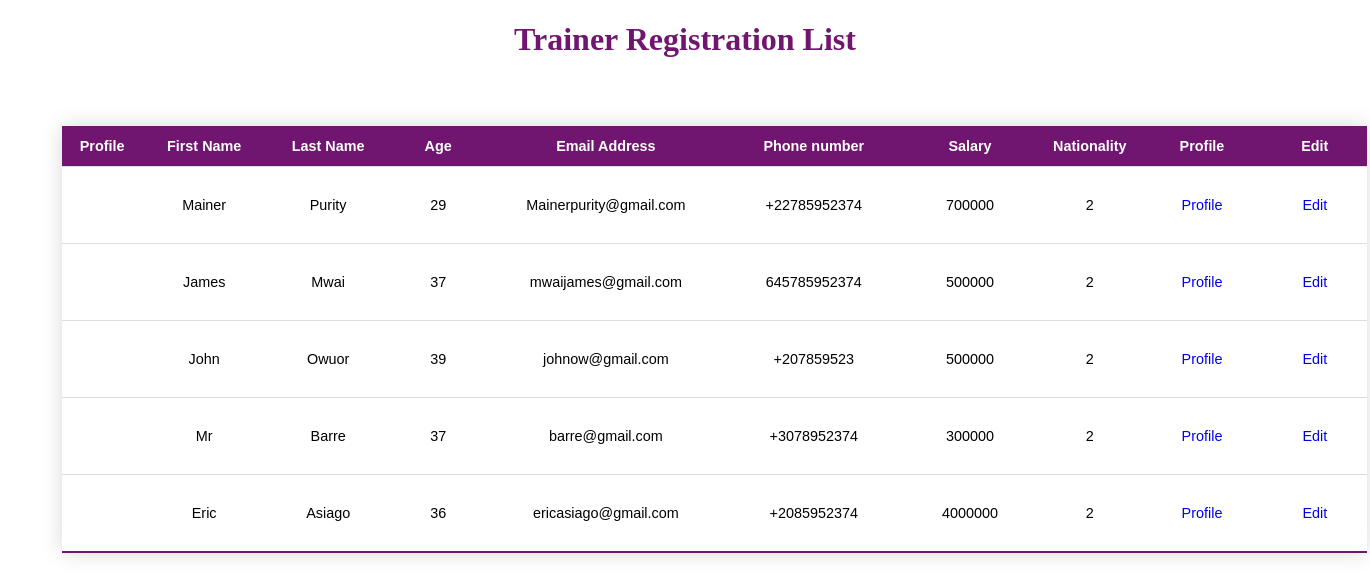
Page /trainer/list/ on the committed database.
### trainer/models.py (models this page shows, shortened)
class Trainer(models.Model):
    first_name= models.CharField(
        max_length=12
    )
    last_name = models.CharField(
        max_length=12
    )
    age = models.PositiveSmallIntegerField()
    gender_choice=(
        ('1','Female'),
        ('2','male'),
        ('3','none')
    )
    gender = models.CharField(
        max_length=8, choices=gender_choice, null=True
    )
    bio= models.TextField(
        max_length=700, null=True
    )
    email_address= models.EmailField(null=True)
    phone_number = models.CharField(
        max_length=12, null=True
    )
    salary= models.PositiveBigIntegerField(null=True)
    nationality_choice=(
        ('1','Rwandan'),
        ('2','Kenyan'),
        ('3','Ugandan'),
        ('4','South Sudanese'),
        ('5','Sudanese')
    )
    nationality = models.CharField(
        max_length=15, choices=nationality_choice,null=True)
    profile= models.ImageField(upload_to ='images/', null=True)
    contract= models.FileField(upload_to='documents/', null=True)
    date_hired= models.DateField(null=True)

### trainer/views.py (the view)
# urls.py: path("list/", trainer_list,name="trainer_list"),
def trainer_list(request):
    trainers= Trainer.objects.all()
    return render(request,"trainer_list.html", {"trainers": trainers})

### trainer/templates/trainer_list.html (shortened to what this page needs)
<!DOCTYPE html>
<html>
<head>
</head>
<body>
    <h1>Trainer Registration List</h1>
    <table class="table">
        <tr>
            <th>Profile</th>
            <th>First Name</th>
            <th>Last Name</th>
            <th>Age</th>
            <th>Email Address</th>
            <th>Phone number</th>
            <th>Salary</th>
            <th>Nationality</th>
            <th>Profile</th>
            <th>Edit</th>
        </tr>
        {%for trainer in trainers%}
        <tbody>
        <tr>
            {% if trainer.profile %}
            <td><img src="{{trainer.profile.url}}"></td>
            {% endif %}
            <td>{{trainer.first_name}}</td>
            <td>{{trainer.last_name}}</td>
            <td>{{trainer.age}}</td>
            <td>{{trainer.email_address}}</td>
            <td>{{trainer.phone_number}}</td>
            <td>{{trainer.salary}}</td>
            <td>{{trainer.nationality}}</td>
            <td><a href="{% url 'trainer_profile' id=trainer.id %}">Profile</a></td>
            <td><a href="{% url 'edit_trainer' id=trainer.id %}">Edit</a></td>
        </tr>
    </tbody>
        {%endfor%}
    </table>
</body>
</html>

### trainer/templates/trainer_list.html (style rules this page uses)
h1 { color: rgb(112, 22, 112); text-align: center; }
.table { border-collapse: collapse; margin: 25px 0; font-size: 0.9em; font-family: sans-serif; width: 400px; box-shadow: 0 0 20px rgba(0, 0, 0, 0.15); margin-left: 4%; margin-top: 5%; }
th { background-color: rgb(112, 22, 112); color: white; text-align: center; padding: 12px 15px; }
td { padding: 30px 40px; text-align: center; }
tbody { border-bottom: 1px solid #dddddd; }
tbody:last-of-type { border-bottom: 2px solid rgb(112, 22, 112); }
a { text-decoration: none; }

### rows in the picture
Trainer: first_name "Mainer", last_name "Purity", age "29", email_address "Mainerpurity@gmail.com", phone_number "+22785952374", salary "700000", nationality "2"
Trainer: first_name "James", last_name "Mwai", age "37", email_address "mwaijames@gmail.com", phone_number "645785952374", salary "500000", nationality "2"
Trainer: first_name "John", last_name "Owuor", age "39", email_address "johnow@gmail.com", phone_number "+207859523", salary "500000", nationality "2"
Trainer: first_name "Mr", last_name "Barre", age "37", email_address "barre@gmail.com", phone_number "+3078952374", salary "300000", nationality "2"
Trainer: first_name "Eric", last_name "Asiago", age "36", email_address "ericasiago@gmail.com", phone_number "+2085952374", salary "4000000", nationality "2"
